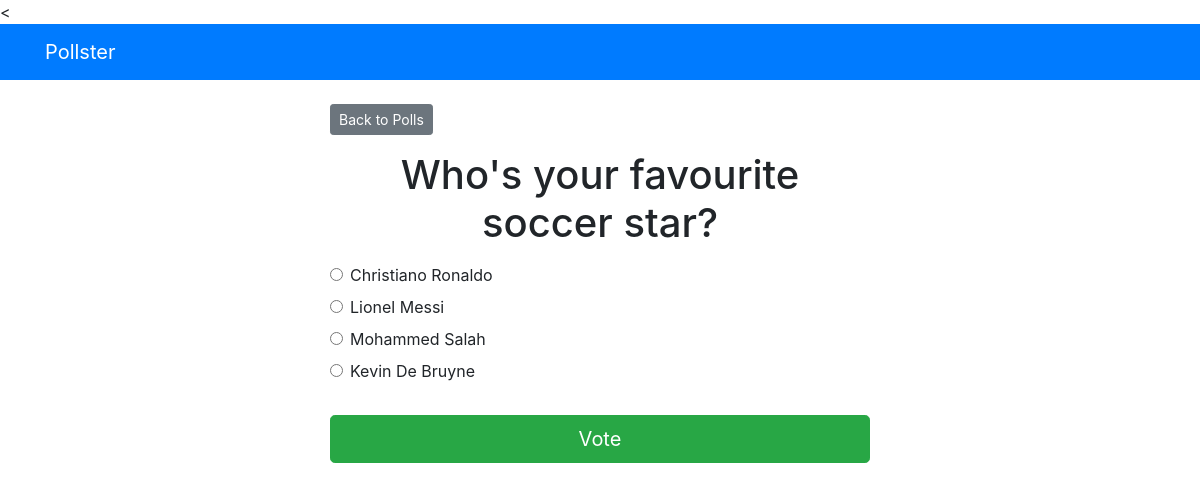
The app's page /polls/2/ with its own data.
### polls/models.py (models this page shows, shortened)
class Question(models.Model):
    question_text = models.CharField(max_length=200)
    pub_date = models.DateTimeField('date Published')

class Choice(models.Model):
    question = models.ForeignKey(Question, on_delete=models.CASCADE)
    choice_text = models.CharField(max_length=200)
    votes = models.IntegerField(default=0)

### polls/views.py (the view)
# urls.py: path('<int:question_id>/', views.detail, name='detail'),
def detail(request, question_id):
    try:
        question = Question.objects.get(pk=question_id)
    except Question.DoesNotExist:
        raise Http404("Question does not exist")
    return render(request, 'polls/details.html', {'question':question})

### templates/polls/details.html (shortened to what this page needs)
{%extends 'base.html'%}
{% block content %}
          <a class="btn btn-secondary btn-sm mb-3" href="{% url 'polls:index' %}">Back to Polls</a>
          <h1 class="text-center mb-3">{{question.question_text}}</h1>
        <form action="{% url 'polls:vote' question.id %}" method="POST">
            {% for choice in question.choice_set.all %}
            <div class="form-check">
                <input type="radio" name="choice" class="form-check-input" id="choice{{ forloop.counter}}" value="{{choice.id}}" />
            <label for="choice{{forloop.counter}}">{{choice.choice_text}}</label>
            </div>
            {% endfor %}
            <input type="submit" value="Vote" class="btn btn-success btn-lg btn-block mt-4" />
        </form>
{% endblock %}

### records on screen
Question: question_text "Who's your favourite soccer star?"
Choice: choice_text "Christiano Ronaldo"
Choice: choice_text "Lionel Messi"
Choice: choice_text "Mohammed Salah"
Choice: choice_text "Kevin De Bruyne"
